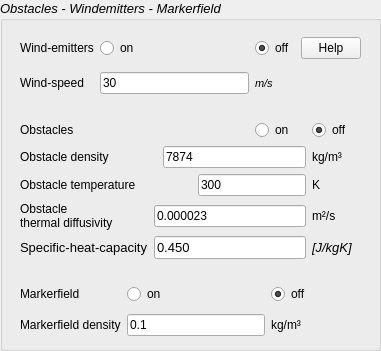
    <widget class="QGroupBox" name="groupBox_6">
     <property name="enabled">
      <bool>true</bool>
     </property>
     <property name="geometry">
      <rect>
       <x>1040</x>
       <y>350</y>
       <width>381</width>
       <height>351</height>
      </rect>
     </property>
     <property name="font">
      <font>
       <pointsize>10</pointsize>
       <italic>true</italic>
      </font>
     </property>
     <property name="title">
      <string>Obstacles - Windemitters - Markerfield</string>
     </property>
     <widget class="QWidget" name="layoutWidget_12">
      <property name="geometry">
       <rect>
        <x>20</x>
        <y>30</y>
        <width>341</width>
        <height>71</height>
       </rect>
      </property>
      <layout class="QGridLayout" name="gridLayout_13">
       <item row="3" column="0">
        <widget class="QLabel" name="label_41">
         <property name="font">
          <font>
           <pointsize>9</pointsize>
           <italic>false</italic>
          </font>
         </property>
         <property name="text">
          <string>Wind-speed</string>
         </property>
         <property name="textFormat">
          <enum>Qt::PlainText</enum>
         </property>
        </widget>
       </item>
       <item row="1" column="3">
        <widget class="QPushButton" name="help_7">
         <property name="maximumSize">
          <size>
           <width>60</width>
           <height>16777215</height>
          </size>
         </property>
         <property name="font">
          <font>
           <pointsize>9</pointsize>
           <italic>false</italic>
          </font>
         </property>
         <property name="text">
          <string>Help</string>
         </property>
         <property name="icon">
          <iconset>
           <normaloff>help-browser-4.png</normaloff>help-browser-4.png</iconset>
         </property>
        </widget>
       </item>
       <item row="1" column="0">
        <widget class="QLabel" name="label_40">
         <property name="font">
          <font>
           <pointsize>9</pointsize>
           <italic>false</italic>
          </font>
         </property>
         <property name="text">
          <string>Wind-emitters</string>
         </property>
         <property name="textFormat">
          <enum>Qt::PlainText</enum>
         </property>
        </widget>
       </item>
       <item row="1" column="1">
        <widget class="QRadioButton" name="wind_emitter_on">
         <property name="font">
          <font>
           <pointsize>9</pointsize>
           <italic>false</italic>
          </font>
         </property>
         <property name="text">
          <string>on</string>
         </property>
        </widget>
       </item>
       <item row="1" column="2">
        <widget class="QRadioButton" name="wind_emitter_off">
         <property name="font">
          <font>
           <pointsize>9</pointsize>
           <italic>false</italic>
          </font>
         </property>
         <property name="text">
          <string>off</string>
         </property>
         <property name="checked">
          <bool>true</bool>
         </property>
        </widget>
       </item>
       <item row="3" column="1">
        <widget class="QLineEdit" name="wind_speed">
         <property name="font">
          <font>
           <pointsize>9</pointsize>
           <italic>false</italic>
          </font>
         </property>
         <property name="text">
          <string>30</string>
         </property>
        </widget>
       </item>
       <item row="3" column="2">
        <widget class="QLabel" name="label_42">
         <property name="font">
          <font>
           <pointsize>8</pointsize>
          </font>
         </property>
         <property name="text">
          <string>m/s</string>
         </property>
         <property name="textFormat">
          <enum>Qt::PlainText</enum>
         </property>
        </widget>
       </item>
      </layout>
     </widget>
     <widget class="QWidget" name="layoutWidget_13">
      <property name="geometry">
       <rect>
        <x>20</x>
        <y>120</y>
        <width>341</width>
        <height>139</height>
       </rect>
      </property>
      <layout class="QGridLayout" name="gridLayout_16">
       <item row="1" column="0" colspan="2">
        <widget class="QLabel" name="label_44">
         <property name="font">
          <font>
           <pointsize>9</pointsize>
           <italic>false</italic>
          </font>
         </property>
         <property name="text">
          <string>Obstacle density</string>
         </property>
         <property name="textFormat">
          <enum>Qt::PlainText</enum>
         </property>
        </widget>
       </item>
       <item row="1" column="2" colspan="3">
        <widget class="QLineEdit" name="obstacle_density">
         <property name="font">
          <font>
           <pointsize>9</pointsize>
           <italic>false</italic>
          </font>
         </property>
         <property name="text">
          <string>7874</string>
         </property>
        </widget>
       </item>
       <item row="1" column="5" colspan="2">
        <widget class="QLabel" name="label_45">
         <property name="font">
          <font>
           <pointsize>9</pointsize>
           <italic>false</italic>
          </font>
         </property>
         <property name="text">
          <string>kg/m³</string>
         </property>
         <property name="textFormat">
          <enum>Qt::PlainText</enum>
         </property>
        </widget>
       </item>
       <item row="2" column="0" colspan="3">
        <widget class="QLabel" name="label_48">
         <property name="font">
          <font>
           <pointsize>9</pointsize>
           <italic>false</italic>
          </font>
         </property>
         <property name="text">
          <string>Obstacle temperature</string>
         </property>
         <property name="textFormat">
          <enum>Qt::PlainText</enum>
         </property>
        </widget>
       </item>
       <item row="2" column="3" colspan="2">
        <widget class="QLineEdit" name="obstacle_temp">
         <property name="font">
          <font>
           <pointsize>9</pointsize>
           <italic>false</italic>
          </font>
         </property>
         <property name="text">
          <string>300</string>
         </property>
        </widget>
       </item>
       <item row="3" column="0">
        <widget class="QLabel" name="label_49">
         <property name="font">
          <font>
           <pointsize>9</pointsize>
           <italic>false</italic>
          </font>
         </property>
         <property name="text">
          <string>Obstacle
thermal diffusivity</string>
         </property>
         <property name="textFormat">
          <enum>Qt::PlainText</enum>
         </property>
        </widget>
       </item>
       <item row="3" column="1" colspan="4">
        <widget class="QLineEdit" name="obstacle_diff">
         <property name="font">
          <font>
           <pointsize>9</pointsize>
           <italic>false</italic>
          </font>
         </property>
         <property name="text">
          <string>0.000023</string>
         </property>
        </widget>
       </item>
       <item row="3" column="5" colspan="2">
        <widget class="QLabel" name="label_50">
         <property name="font">
          <font>
           <pointsize>9</pointsize>
           <italic>false</italic>
          </font>
         </property>
         <property name="text">
          <string>m²/s</string>
         </property>
         <property name="textFormat">
          <enum>Qt::PlainText</enum>
         </property>
        </widget>
       </item>
       <item row="2" column="5" colspan="2">
        <widget class="QLabel" name="label_47">
         <property name="font">
          <font>
           <pointsize>9</pointsize>
           <italic>false</italic>
          </font>
         </property>
         <property name="text">
          <string>K</string>
         </property>
         <property name="textFormat">
          <enum>Qt::PlainText</enum>
         </property>
        </widget>
       </item>
       <item row="0" column="5" colspan="2">
        <widget class="QRadioButton" name="obstacle_off">
         <property name="font">
          <font>
           <pointsize>9</pointsize>
           <italic>false</italic>
          </font>
         </property>
         <property name="text">
          <string>off</string>
         </property>
         <property name="checked">
          <bool>true</bool>
         </property>
        </widget>
       </item>
       <item row="0" column="0" colspan="4">
        <widget class="QLabel" name="label_46">
         <property name="font">
          <font>
           <pointsize>9</pointsize>
           <italic>false</italic>
          </font>
         </property>
         <property name="text">
          <string>Obstacles</string>
         </property>
         <property name="textFormat">
          <enum>Qt::PlainText</enum>
         </property>
        </widget>
       </item>
       <item row="0" column="4">
        <widget class="QRadioButton" name="obstacle_on">
         <property name="font">
          <font>
           <pointsize>9</pointsize>
           <italic>false</italic>
          </font>
         </property>
         <property name="text">
          <string>on</string>
         </property>
        </widget>
       </item>
       <item row="4" column="0">
        <widget class="QLabel" name="label_4">
         <property name="font">
          <font>
           <italic>false</italic>
          </font>
         </property>
         <property name="text">
          <string>Specific-heat-capacity</string>
         </property>
        </widget>
       </item>
       <item row="4" column="1" colspan="4">
        <widget class="QLineEdit" name="specific_heat_capacity_obstacle">
         <property name="font">
          <font>
           <italic>false</italic>
          </font>
         </property>
         <property name="text">
          <string>0.450</string>
         </property>
        </widget>
       </item>
       <item row="4" column="5">
        <widget class="QLabel" name="label_27">
         <property name="text">
          <string>[J/kgK]</string>
         </property>
        </widget>
       </item>
      </layout>
     </widget>
     <widget class="QWidget" name="layoutWidget_14">
      <property name="geometry">
       <rect>
        <x>20</x>
        <y>280</y>
        <width>291</width>
        <height>61</height>
       </rect>
      </property>
      <layout class="QGridLayout" name="gridLayout_17">
       <item row="6" column="1">
        <widget class="QLineEdit" name="marker_density">
         <property name="font">
          <font>
           <pointsize>9</pointsize>
           <italic>false</italic>
          </font>
         </property>
         <property name="text">
          <string>0.1</string>
         </property>
        </widget>
       </item>
       <item row="6" column="2">
        <widget class="QLabel" name="label_53">
         <property name="font">
          <font>
           <pointsize>9</pointsize>
           <italic>false</italic>
          </font>
         </property>
         <property name="text">
          <string>kg/m³</string>
         </property>
         <property name="textFormat">
          <enum>Qt::PlainText</enum>
         </property>
        </widget>
       </item>
       <item row="0" column="1">
        <widget class="QRadioButton" name="marker_field_on">
         <property name="font">
          <font>
           <pointsize>9</pointsize>
           <italic>false</italic>
          </font>
         </property>
         <property name="text">
          <string>on</string>
         </property>
        </widget>
       </item>
       <item row="0" column="2">
        <widget class="QRadioButton" name="marker_field_off">
         <property name="font">
          <font>
           <pointsize>9</pointsize>
           <italic>false</italic>
          </font>
         </property>
         <property name="text">
          <string>off</string>
         </property>
         <property name="checked">
          <bool>true</bool>
         </property>
        </widget>
       </item>
       <item row="6" column="0">
        <widget class="QLabel" name="label_54">
         <property name="font">
          <font>
           <pointsize>9</pointsize>
           <italic>false</italic>
          </font>
         </property>
         <property name="text">
          <string>Markerfield density</string>
         </property>
         <property name="textFormat">
          <enum>Qt::PlainText</enum>
         </property>
        </widget>
       </item>
       <item row="0" column="0">
        <widget class="QLabel" name="label_52">
         <property name="font">
          <font>
           <pointsize>9</pointsize>
           <italic>false</italic>
          </font>
         </property>
         <property name="text">
          <string>Markerfield</string>
         </property>
         <property name="textFormat">
          <enum>Qt::PlainText</enum>
         </property>
        </widget>
       </item>
      </layout>
     </widget>
    </widget>
